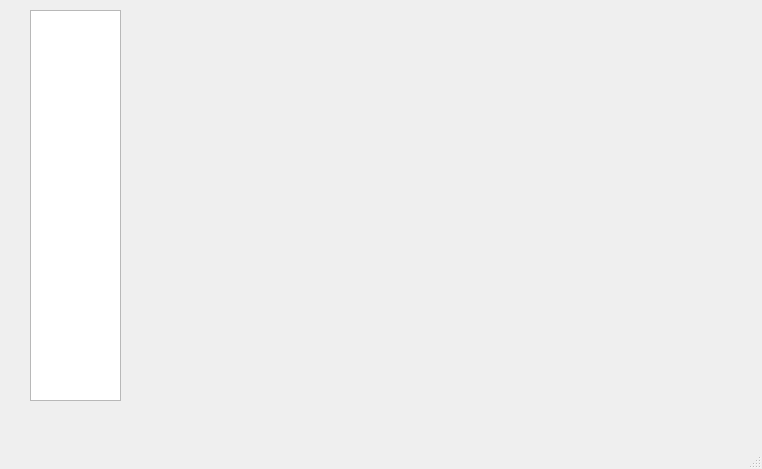
<?xml version="1.0" encoding="UTF-8"?>
<ui version="4.0">
 <class>AnswerWindow</class>
 <widget class="QMainWindow" name="AnswerWindow">
  <property name="geometry">
   <rect>
    <x>0</x>
    <y>0</y>
    <width>762</width>
    <height>469</height>
   </rect>
  </property>
  <property name="windowTitle">
   <string>MainWindow</string>
  </property>
  <widget class="QWidget" name="centralwidget">
   <widget class="QListWidget" name="listWidget">
    <property name="geometry">
     <rect>
      <x>30</x>
      <y>10</y>
      <width>91</width>
      <height>391</height>
     </rect>
    </property>
   </widget>
   <widget class="QStackedWidget" name="stackedWidget">
    <property name="geometry">
     <rect>
      <x>150</x>
      <y>10</y>
      <width>571</width>
      <height>381</height>
     </rect>
    </property>
    <widget class="QWidget" name="page"/>
    <widget class="QWidget" name="page_2"/>
   </widget>
  </widget>
  <widget class="QMenuBar" name="menubar">
   <property name="geometry">
    <rect>
     <x>0</x>
     <y>0</y>
     <width>762</width>
     <height>21</height>
    </rect>
   </property>
  </widget>
  <widget class="QStatusBar" name="statusbar"/>
 </widget>
 <resources/>
 <connections/>
</ui>
